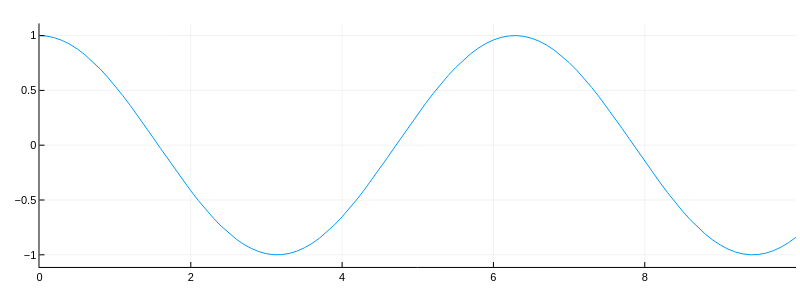

Notebook cell for this chart:
### Code cell
# Do some simple plotting  (try to zoom with your mouse's left button)
# This first plot can take several seconds to appear; thereafter it is instant.
t=range(0,10.0,step=0.1);  
y=cos.(t);  
fig1 = plot(t,y, label = "");
display(fig1);  # Display it now.

### Figure 1 — Plotly figure (JSON) as saved in the notebook; plotly's stock layout.template omitted (floating-point values rounded to 4 significant figures)
{"data": [{"colorbar": {"len": 0.9367, "title": "", "x": 0.9951, "y": 0.5185}, "legendgroup": "", "line": {"color": "rgba(0, 154, 250, 1.000)", "dash": "solid", "shape": "linear", "width": 1}, "mode": "lines", "name": "", "showlegend": false, "type": "scatter", "x": [0, 0.1, 0.2, 0.3, 0.4, 0.5, 0.6, 0.7, 0.8, 0.9, 1, 1.1, 1.2, 1.3, 1.4, 1.5, 1.6, 1.7, 1.8, 1.9, 2, 2.1, 2.2, 2.3, 2.4, 2.5, 2.6, 2.7, 2.8, 2.9, 3, 3.1, 3.2, 3.3, 3.4, 3.5, 3.6, 3.7, 3.8, 3.9, 4, 4.1, 4.2, 4.3, 4.4, 4.5, 4.6, 4.7, 4.8, 4.9, 5, 5.1, 5.2, 5.3, 5.4, 5.5, 5.6, 5.7, 5.8, 5.9, 6, 6.1, 6.2, 6.3, 6.4, 6.5, 6.6, 6.7, 6.8, 6.9, 7, 7.1, 7.2, 7.3, 7.4, 7.5, 7.6, 7.7, 7.8, 7.9, 8, 8.1, 8.2, 8.3, 8.4, 8.5, 8.6, 8.7, 8.8, 8.9, 9, 9.1, 9.2, 9.3, 9.4, 9.5, 9.6, 9.7, 9.8, 9.9, 10], "xaxis": "x", "y": [1, 0.995, 0.9801, 0.9553, 0.9211, 0.8776, 0.8253, 0.7648, 0.6967, 0.6216, 0.5403, 0.4536, 0.3624, 0.2675, 0.17, 0.07074, -0.0292, -0.1288, -0.2272, -0.3233, -0.4161, -0.5048, -0.5885, -0.6663, -0.7374, -0.8011, -0.8569, -0.9041, -0.9422, -0.971, -0.99, -0.9991, -0.9983, -0.9875, -0.9668, -0.9365, -0.8968, -0.8481, -0.791, -0.7259, -0.6536, -0.5748, -0.4903, -0.4008, -0.3073, -0.2108, -0.1122, -0.01239, 0.0875, 0.1865, 0.2837, 0.378, 0.4685, 0.5544, 0.6347, 0.7087, 0.7756, 0.8347, 0.8855, 0.9275, 0.9602, 0.9833, 0.9965, 0.9999, 0.9932, 0.9766, 0.9502, 0.9144, 0.8694, 0.8157, 0.7539, 0.6845, 0.6084, 0.5261, 0.4385, 0.3466, 0.2513, 0.1534, 0.05396, -0.046, -0.1455, -0.2435, -0.3392, -0.4314, -0.5193, -0.602, -0.6787, -0.7486, -0.8111, -0.8654, -0.9111, -0.9477, -0.9748, -0.9922, -0.9997, -0.9972, -0.9847, -0.9624, -0.9304, -0.8892, -0.8391], "yaxis": "y"}], "layout": {"annotations": [], "height": 300, "legend": {"bgcolor": "rgba(255, 255, 255, 1.000)", "bordercolor": "rgba(0, 0, 0, 1.000)", "borderwidth": 1, "font": {"color": "rgba(0, 0, 0, 1.000)", "family": "sans-serif", "size": 11}, "title": {"font": {"color": "rgba(0, 0, 0, 1.000)", "family": "sans-serif", "size": 15}, "text": ""}, "tracegroupgap": 0, "traceorder": "normal", "x": 1, "xanchor": "auto", "y": 1, "yanchor": "auto"}, "margin": {"b": 20, "l": 0, "r": 0, "t": 20}, "paper_bgcolor": "rgba(255, 255, 255, 1.000)", "plot_bgcolor": "rgba(255, 255, 255, 1.000)", "showlegend": true, "width": 800, "xaxis": {"anchor": "y", "domain": [0.04937, 0.9951], "gridcolor": "rgba(0, 0, 0, 0.100)", "gridwidth": 0.5, "linecolor": "rgba(0, 0, 0, 1.000)", "mirror": false, "showgrid": true, "showline": true, "showticklabels": true, "tickangle": 0, "tickcolor": "rgb(0, 0, 0)", "tickfont": {"color": "rgba(0, 0, 0, 1.000)", "family": "sans-serif", "size": 11}, "ticks": "inside", "title": "", "titlefont": {"color": "rgba(0, 0, 0, 1.000)", "family": "sans-serif", "size": 15}, "type": "-", "visible": true, "zeroline": false, "zerolinecolor": "rgba(0, 0, 0, 1.000)"}, "yaxis": {"anchor": "x", "domain": [0.05016, 0.9869], "gridcolor": "rgba(0, 0, 0, 0.100)", "gridwidth": 0.5, "linecolor": "rgba(0, 0, 0, 1.000)", "mirror": false, "showgrid": true, "showline": true, "showticklabels": true, "tickangle": 0, "tickcolor": "rgb(0, 0, 0)", "tickfont": {"color": "rgba(0, 0, 0, 1.000)", "family": "sans-serif", "size": 11}, "ticks": "inside", "title": "", "titlefont": {"color": "rgba(0, 0, 0, 1.000)", "family": "sans-serif", "size": 15}, "type": "-", "visible": true, "zeroline": false, "zerolinecolor": "rgba(0, 0, 0, 1.000)"}}}
